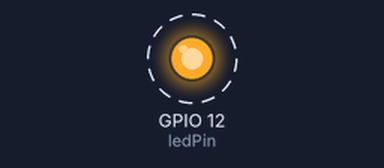
Bench run of a sketch on a simulated ESP32. Parts: output pins drawn as LEDs (lit = HIGH). Dashed ring = blinking. What the sketch prints to the serial monitor is not drawn.

Above: at 0.2 s.
Timing chart, 0 to 3.0 s (numbered marks = the images above):
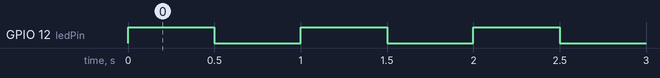

Measured:
- by itself, GPIO 12 (ledPin): alternates HIGH for 0.50 s and LOW for 0.50 s

The sketch:

esp32.ino
```cpp
int ledPin = 12;

void setup()
{
    // Set LED as output
    pinMode(ledPin, OUTPUT);

    // Serial monitor setup
    Serial.begin(115200);
}

void loop()
{
    Serial.print("Hello");
    digitalWrite(ledPin, HIGH);

    delay(500);

    Serial.println(" world!");
    digitalWrite(ledPin, LOW);

    delay(500);
}
```
